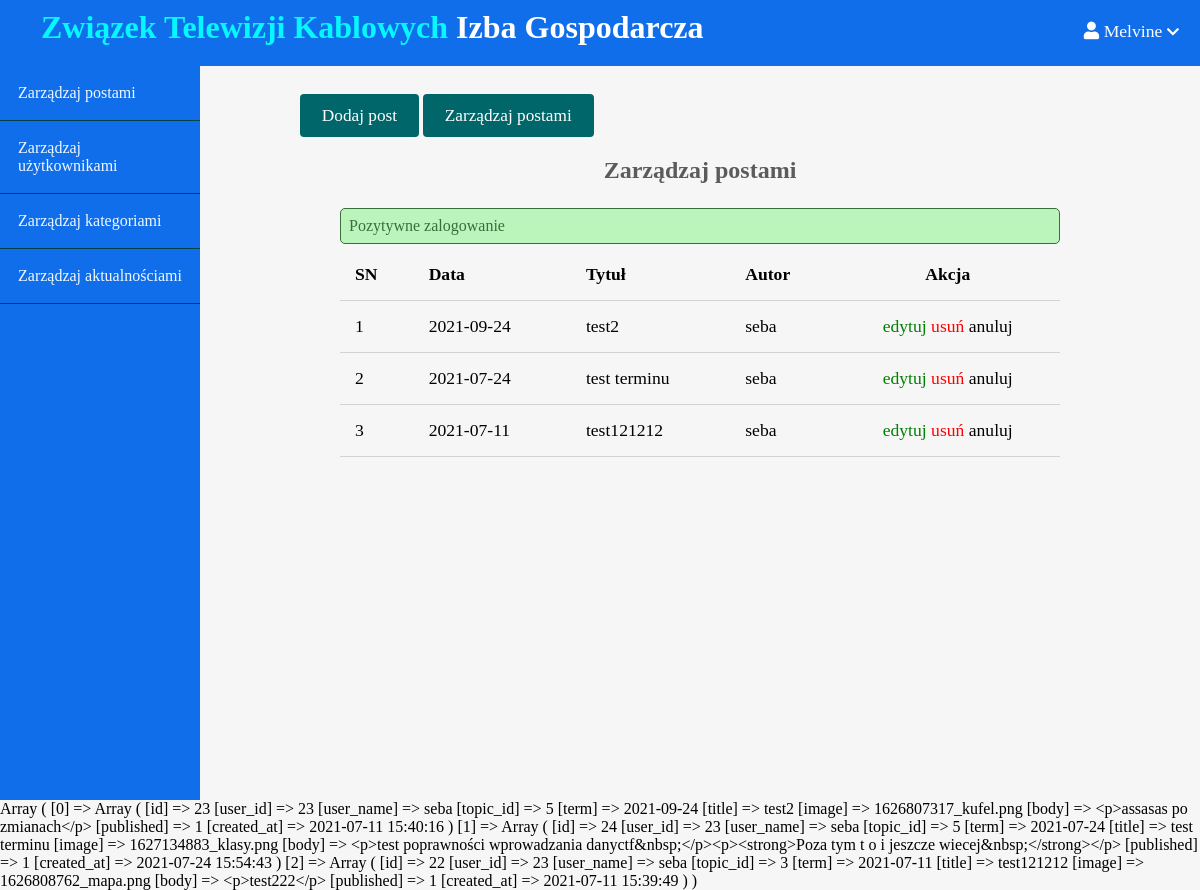
Screenshot of /admin/posts/index.php (signed in) with the database file from the repository.
### tables this page shows
CREATE TABLE `posts` (
  `id` int(11) NOT NULL,
  `user_id` int(11) NOT NULL,
  `user_name` varchar(255) NOT NULL,
  `topic_id` int(11) DEFAULT NULL,
  `term` date DEFAULT NULL,
  `title` varchar(255) NOT NULL,
  `image` varchar(255) NOT NULL,
  `body` text NOT NULL,
  `published` tinyint(4) NOT NULL,
  `created_at` datetime NOT NULL DEFAULT current_timestamp()
);

### app/database/db.php (called while the page is built, shortened)
<?php
require('connect.php');
function selectAllPost($table, $conditions = []){
    global $conn;
    $sql = "SELECT * FROM $table ORDER BY term DESC";
    $stmt = $conn->prepare($sql);
        $stmt->execute();
        $records = $stmt->get_result()->fetch_all(MYSQLI_ASSOC);
        return $records;
}

### app/controllers/posts.php (called while the page is built, shortened)
<?php
include(ROOT_PATH . "/app/database/db.php");
$table = 'posts';
$posts = selectAllPost($table);

### admin/posts/index.php (the view, shortened to what this page needs)
<?php include(ROOT_PATH . "/app/controllers/posts.php");
?>
<!DOCTYPE html>
<html lang="pl">
    <head>
        <link rel="stylesheet"
            href="https://use.fontawesome.com/releases/v5.7.2/css/all.css"
>
        <link rel="stylesheet" href="../../assets/css/b-style.css">
        <link rel="stylesheet" href="../../assets/css/admin.css">
    </head>
    <body>
    <?php include(ROOT_PATH . "/app/includes/adminHeader.php"); ?>
        <div class="admin-wrapper">
        <?php include(ROOT_PATH . "/app/includes/adminSidebar.php"); ?>
            <div class="admin-content">
                <div class="button-group">
                    <a href="create.php" class="btn btn-big">Dodaj post</a>
                    <a href="index.php" class="btn btn-big">Zarządzaj postami</a>
                </div>
                <div class="content">
                    <h2 class="page-title">Zarządzaj postami</h2>
                    <?php include(ROOT_PATH . "/app/includes/messages.php"); ?>
                    <table>
                        <thead>
                            <th>SN</th>
                            <th>Data</th>
                            <th>Tytuł</th>
                            <th>Autor</th>
                            <th style="text-align:center" colspan="3">Akcja</th>
                        </thead>
                        <tbody>
                            <?php foreach ($posts as $key => $post): ?>
                                <tr>
                                    <td><?php echo $key + 1; ?></td>
                                    <td><?php echo $post['term'] ?></td>
                                    <td><?php echo $post['title'] ?></td>
                                    <td><?php echo $post['user_name'] ?></td>
                                    <td style="text-align:center">
                                        <a href="edit.php?id=<?php echo $post['id']; ?>" class="edit">edytuj</a>
                                        <a href="edit.php?delete_id=<?php echo $post['id']; ?>" class="delete">usuń</a>
                                    <?php if ($post['published']): ?>
                                       <a href="edit.php?published=0&p_id=<?php echo $post['id'] ?>" class="unpublish">anuluj</a>
                                    <?php else: ?>
                                        <a href="edit.php?published=1&p_id=<?php echo $post['id'] ?>" class="publish">aktywuj</a>
                                    <?php endif; ?>
                                </tr>
                            <?php endforeach; ?>
                        </tbody>
                    </table>
                </div>
            </div>
        </div>
        <?php
print_r($posts)
        ?>
    </body>
</html>

### assets/css/b-style.css (style rules this page uses)
* { box-sizing: border-box; }
html, body { height: 100%; padding: 0px; margin: 0px; background: #f6f6f6; font-family: "Lora", serif; }
h1, h2, h3, h4, h5, h6 { font-family: "Candal", serif; color: #5c5b5b; margin: 5px; }
a { text-decoration: none; color: inherit; }
.btn { padding: 0.5rem 1rem; background: #006669; color: white; border: 1px solid transparent; border-radius: 0.25rem; font-size: 1.08em; font-family: "Lora", serif; }
.btn-big { padding: 0.7rem 1.3rem; line-height: 1.3rem; }
.content { width: 90%; margin: 30px auto 30px; }

### assets/css/admin.css (style rules this page uses)
.admin-wrapper { display: flex; height: calc(100% - 66px); }
.admin-wrapper .admin-content { flex: 8; height: 100%; padding: 40px 100px 100px; overflow-y: scroll; }
.admin-content .page-title { text-align: center; margin-bottom: 1.5rem; }
table { width: 100%; border-collapse: collapse; font-size: 1.1rem; }
th, td { padding: 15px; text-align: left; border-bottom: 1px solid #d3d3d3; }
.edit { color: green; }
.delete { color: red; }

### rows the page displays
posts: term "2021-09-24", title "test2", user_name "seba"
posts: term "2021-07-24", title "test terminu", user_name "seba"
posts: term "2021-07-11", title "test121212", user_name "seba"

### other values shown
$_SESSION['username'] "Melvine"
$_SESSION['message'] "Pozytywne zalogowanie"
